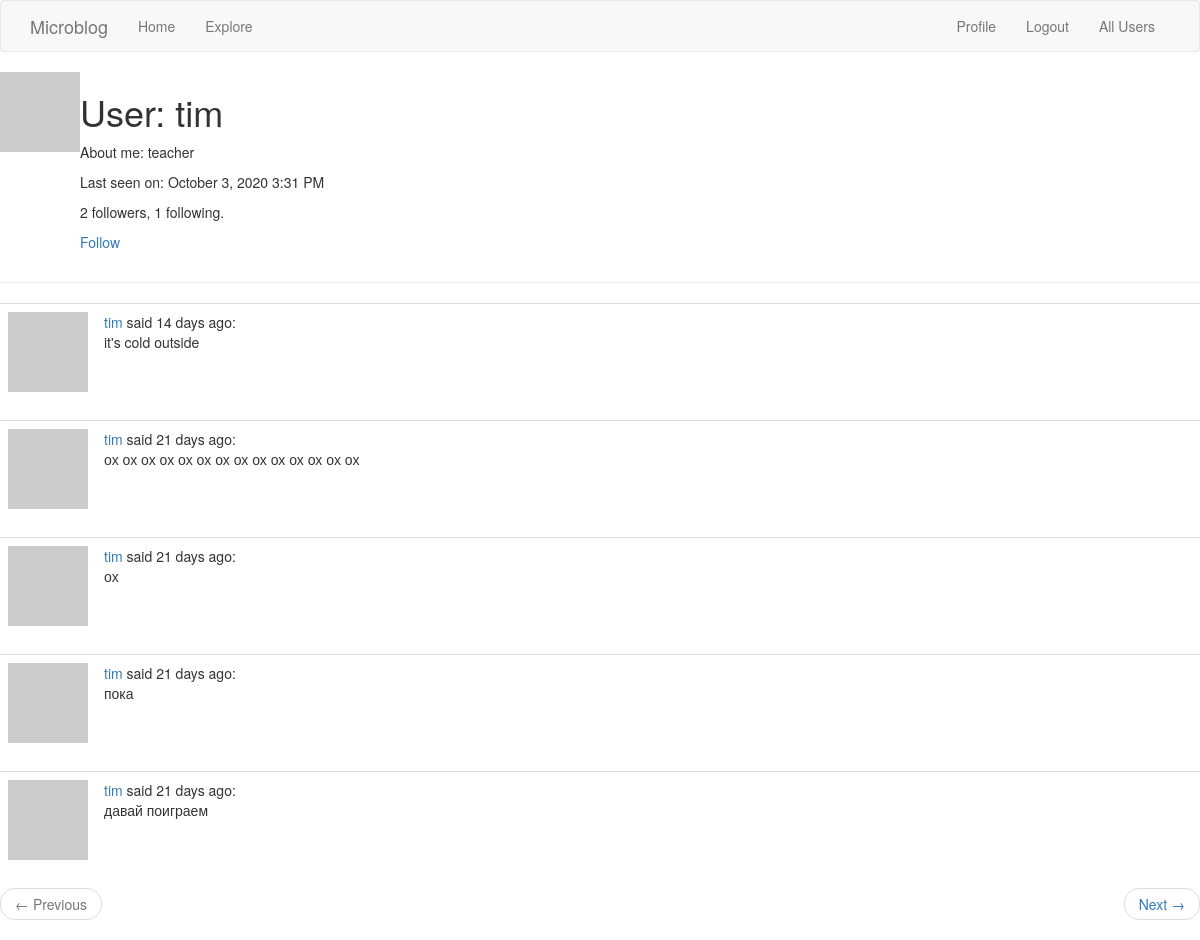
The page /user/tim (signed in) on the database its author committed.
### app/models.py (models this page shows, shortened)
class User(UserMixin, db.Model):
    id = db.Column(db.Integer, primary_key=True)
    username = db.Column(db.String(64), index=True, unique=True)
    email = db.Column(db.String(120), index=True, unique=True)
    password_hash = db.Column(db.String(128))
    posts = db.relationship("Post", backref="author", lazy="dynamic")
    about_me = db.Column(db.String(140))
    last_seen = db.Column(db.DateTime, default=datetime.utcnow)
    followed = db.relationship("User", secondary=followers,
                               primaryjoin=(followers.c.follower_id == id),
                               secondaryjoin=(followers.c.followed_id == id),
                               backref=db.backref("followers", lazy="dynamic"), lazy="dynamic")
    def is_following(self, user):
        return self.followed.filter(followers.c.followed_id == user.id).count() > 0
    def avatar(self, size):
        digest = md5(self.email.lower().encode("utf-8")).hexdigest()
        return "https://www.gravatar.com/avatar/{}?d=identicon&s={}".format(
            digest, size)

class Post(db.Model):
    id = db.Column(db.Integer, primary_key=True)
    body = db.Column(db.String(140))
    timestamp = db.Column(db.DateTime, index=True, default=datetime.utcnow)
    user_id = db.Column(db.Integer, db.ForeignKey('user.id'))

### app/routes.py (the view)
@appl.route("/user/<username>")
@login_required
def user(username):
    user = User.query.filter_by(username=username).first_or_404(
        description="User with username >> {} << is not found".format(username))
    page = request.args.get("page", 1, type=int)
    posts = user.posts.order_by(Post.timestamp.desc()).paginate(
        page, appl.config["POSTS_PER_PAGE"], False)
    next_url = url_for("user", username=user.username, page=posts.next_num) \
        if posts.has_next else None
    prev_url = url_for("user", username=user.username, page=posts.prev_num) \
        if posts.has_prev else None
    return render_template("user.html", user=user, posts=posts.items,
                           next_url=next_url, prev_url=prev_url)

### app/models.py (called while the page is built)
@login.user_loader
def load_user(id):
    return User.query.get(int(id))

### app/routes.py (called while the page is built)
@appl.before_request
def before_request():
    if current_user.is_authenticated:
        current_user.last_seen = datetime.utcnow()
        db.session.commit()

### app/templates/user.html
{% extends "base.html" %}
{% block app_content %}
<table>
    <tr valign="top">
        <td><img src="{{ user.avatar(128) }}"></td>
        <td><h1>User: {{ user.username }}</h1>
        {% if user.about_me %}
            <p>About me: {{ user.about_me }}</p>
        {% endif %}
        {% if user.last_seen %}
            <p>Last seen on: {{ moment(user.last_seen).format('LLL') }}</p>
        {% endif %}
        <p>{{ user.followers.count() }} followers, {{ user.followed.count() }} following.</p>
        {% if user == current_user %}
            <p><a href="{{ url_for('edit_profile') }}">Edit your profile</a></p>
        {% elif not current_user.is_following(user) %}
            <p><a href="{{ url_for('follow', username=user.username) }}">Follow</a></p>
        {% else %}
            <p><a href="{{ url_for('unfollow', username=user.username) }}">Unfollow</a></p>
        {% endif %}
        </td>
    </tr>
</table>
<hr>
{% for post in posts %}
    {% include "_post.html" %}
{% endfor %}
<nav aria-label="...">
    <ul class="pager">
        <li class="previous{% if not prev_url %} disabled{% endif %}">
            <a href="{{ prev_url or '#' }}">
                <span aria-hidden="true">&larr;</span> Previous
            </a>
        </li>
        <li class="next{% if not next_url %} disabled{% endif %}">
            <a href="{{ next_url or '#' }}">
                Next <span aria-hidden="true">&rarr;</span>
            </a>
        </li>
    </ul>
</nav>
{% endblock %}

### app/templates/_post.html
<table class="table table-hover">
    <tr>
        <td width="70px">
            <a href="{{ url_for('user', username=post.author.username) }}">
                <img src="{{ post.author.avatar(70) }}">
            </a>
        </td>
        <td>
            <a href="{{ url_for('user', username=post.author.username) }}">
            {{ post.author.username }}
            </a>
            said {{ moment(post.timestamp).fromNow() }}:
            <br>
            {{ post.body }}
        </td>
    </tr>
</table>

### rows shown on the page
User: username "tim", about_me "teacher", last_seen "October 3, 2020 3:31 PM"
Post: author.username "tim", timestamp "14 days ago", body "it's cold outside"
Post: author.username "tim", timestamp "21 days ago", body "ох ох ох ох ох ох ох ох ох ох ох ох ох ох"
Post: author.username "tim", timestamp "21 days ago", body "ох"
Post: author.username "tim", timestamp "21 days ago", body "пока"
Post: author.username "tim", timestamp "21 days ago", body "давай поиграем"

### other values the page prints
{{ user.followers.count() }} "2"
{{ user.followed.count() }} "1"
